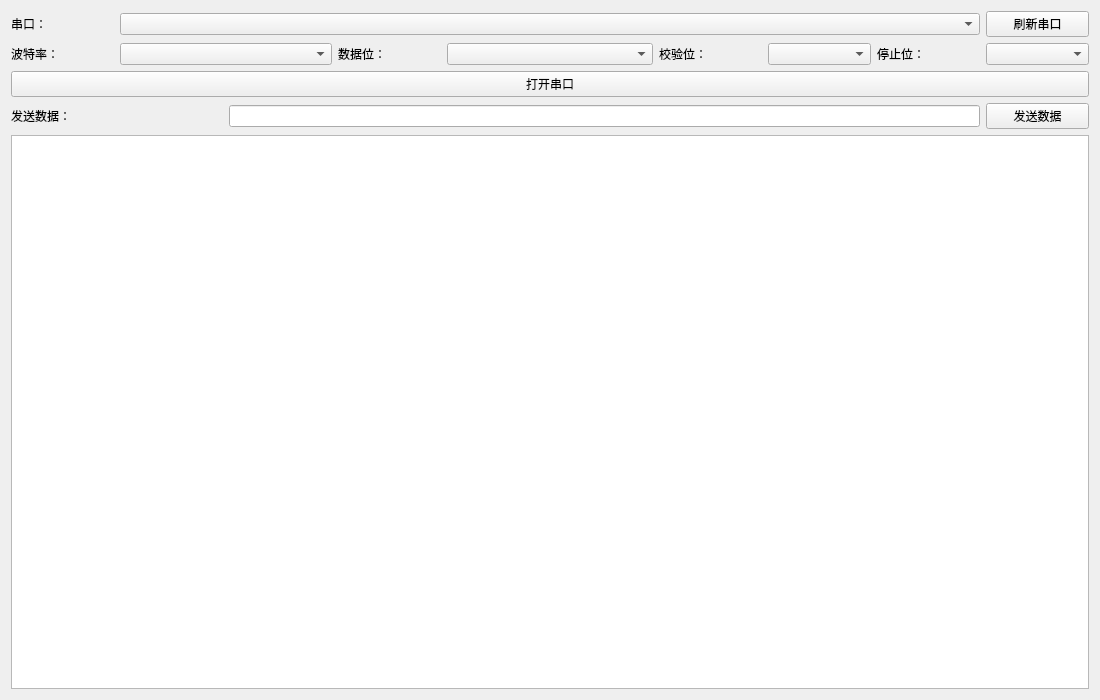
<?xml version="1.0" encoding="UTF-8"?>
<ui version="4.0">
 <class>SerialWidget</class>
 <widget class="QWidget" name="SerialWidget">
  <property name="geometry">
   <rect>
    <x>0</x>
    <y>0</y>
    <width>1100</width>
    <height>700</height>
   </rect>
  </property>
  <property name="windowTitle">
   <string>Form</string>
  </property>
  <layout class="QGridLayout" name="gridLayout_2">
   <item row="0" column="0">
    <layout class="QGridLayout" name="gridLayout">
     <item row="0" column="0">
      <widget class="QLabel" name="labelPort">
       <property name="text">
        <string>串口：</string>
       </property>
      </widget>
     </item>
     <item row="3" column="9">
      <widget class="QPushButton" name="btnSendData">
       <property name="text">
        <string>发送数据</string>
       </property>
      </widget>
     </item>
     <item row="0" column="1" colspan="8">
      <widget class="QComboBox" name="comboPortName"/>
     </item>
     <item row="3" column="2" colspan="7">
      <widget class="QLineEdit" name="lineEditSendData"/>
     </item>
     <item row="1" column="1" colspan="2">
      <widget class="QComboBox" name="comboBaudRate"/>
     </item>
     <item row="1" column="3">
      <widget class="QLabel" name="labelDataBits">
       <property name="text">
        <string>数据位：</string>
       </property>
      </widget>
     </item>
     <item row="1" column="6">
      <widget class="QLabel" name="labelParity">
       <property name="text">
        <string>校验位：</string>
       </property>
      </widget>
     </item>
     <item row="1" column="4" colspan="2">
      <widget class="QComboBox" name="comboDataBits"/>
     </item>
     <item row="0" column="9">
      <widget class="QPushButton" name="btnRefreshPort">
       <property name="text">
        <string>刷新串口</string>
       </property>
      </widget>
     </item>
     <item row="1" column="9">
      <widget class="QComboBox" name="comboStopBits"/>
     </item>
     <item row="1" column="8">
      <widget class="QLabel" name="labelStopBits">
       <property name="text">
        <string>停止位：</string>
       </property>
      </widget>
     </item>
     <item row="1" column="0">
      <widget class="QLabel" name="labelBaud">
       <property name="text">
        <string>波特率：</string>
       </property>
      </widget>
     </item>
     <item row="2" column="0" colspan="10">
      <widget class="QPushButton" name="btnOpenSerial">
       <property name="text">
        <string>打开串口</string>
       </property>
      </widget>
     </item>
     <item row="1" column="7">
      <widget class="QComboBox" name="comboParity"/>
     </item>
     <item row="3" column="0" colspan="2">
      <widget class="QLabel" name="labelSend">
       <property name="text">
        <string>发送数据：</string>
       </property>
      </widget>
     </item>
    </layout>
   </item>
   <item row="1" column="0">
    <widget class="QTextEdit" name="textEditRecvData"/>
   </item>
  </layout>
 </widget>
 <resources/>
 <connections/>
</ui>
